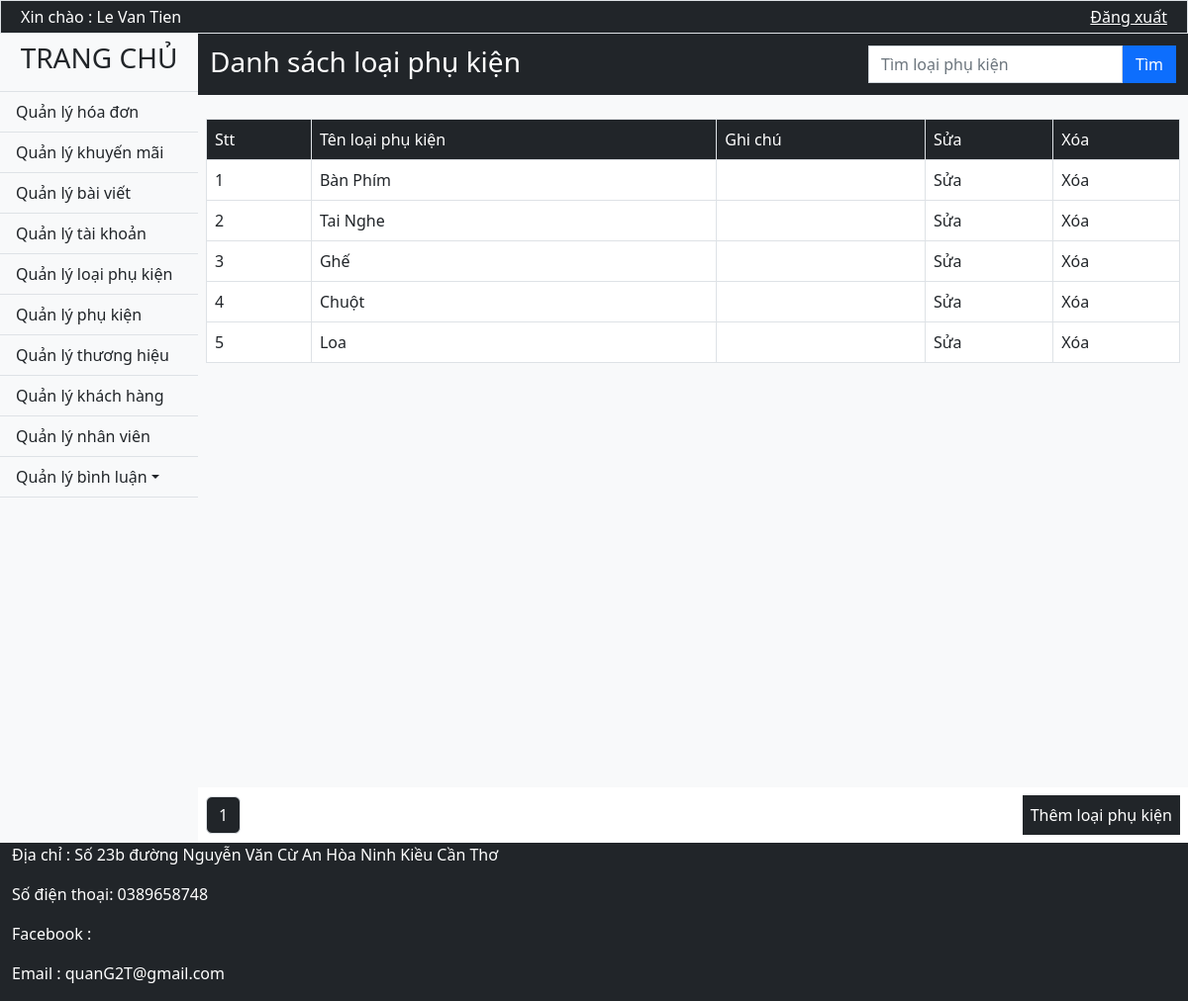
/Category/ (signed in), run on the app's committed database.
### tables this page shows
CREATE TABLE `loaiphukien` (
  `MaLoaiPK` int(11) NOT NULL,
  `TenLoaiPK` varchar(100) NOT NULL,
  `GhiChu` text NOT NULL,
  `TrangThai` char(1) NOT NULL
);

### Mvc/Core/Controller.php (called while the page is built, shortened)
<?php
    class Controller{
        public function Model($model){
            return new $model;
        }
        public function View($view, $data=[]){
            require_once "./Mvc/Views/".$view.".php";
        }
}
?>

### Mvc/Controllers/Category.php (called while the page is built, shortened)
<?php
	class Category extends Controller
	{
		function Show(){
			$this->List_Category(0);
		}
		function List_Category($page){
			$cate = $this->Model('Model_Category');
			$sl = mysqli_num_rows($cate->LayDuLieu('*',"WHERE TrangThai = 'A'"));
			$this->View('Admin',["Page"=>"View_Category",'DSLoaiPhuKien'=>$cate->LayDuLieu('*',"WHERE TrangThai = 'A' ORDER BY MaLoaiPK ASC LIMIT $page,10"),'SL'=>$sl]);
		}
	}
?>

### Mvc/Core/App.php (called while the page is built, shortened)
<?php
	class App{
		protected $action = "Show";
		function  __construct(){
			$arr = $this->UrlProcess();
			if(file_exists("./Mvc/Controllers/".$arr[0].".php")){
				$this->controller = $arr[0];
				unset($arr[0]);
			}
			$this->params = $arr?array_values($arr):[];
			call_user_func_array([new $this->controller, $this->action], $this->params);
		}
		function UrlProcess(){
			if(isset($_GET['url'])){
				return explode("/", filter_var(trim($_GET['url'], "/")));
			}
		}
	}
?>

### index.php (called while the page is built, shortened)
<?php
	$App = new App();
?>

### Mvc/Core/Database.php (called while the page is built, shortened)
<?php
    class Database{
        protected $server = "localhost";
        protected $user = "root";
        protected $pass = "";
        function __construct(){
            $this->con = mysqli_connect($this->server, $this->user, $this->pass);
        }
    }
?>

### Mvc/Models/Model_Category.php (called while the page is built, shortened)
<?php
class Model_Category extends Database{
	function LayDuLieu($select,$where){
		$sql = "SELECT $select FROM loaiphukien $where;" ;
		return mysqli_query($this->con, $sql);
	}
}
?>

### Mvc/Views/Pages/View_Category.php (the view)
<div class="p-1 bg-dark d-flex ">
	<h3 class="text-white pt-2 mx-2">Danh sách loại phụ kiện</h3>
	<form class="d-flex p-2 ms-auto" action="http://localhost/<?php echo link;?>/Category/Search_Category/" method="post">
        <input class="form-control rounded-0" type="text" placeholder="Tìm loại phụ kiện" name="search-cate" required>
        <button class="btn btn-primary rounded-0" type="button " name="bt-search-cate">Tìm</button>
     </form>
</div>
<div class="content p-2 bg-light">
    <table class="table table-hover table-bordered mt-3 bg-white ">
        <thead>
        <tr class="bg-dark text-white">
            <td>Stt</td>
            <td>Tên loại phụ kiện</td>
            <td>Ghi chú</td>
            <td>Sửa</td>
            <td>Xóa</td>
        </tr>
        </thead>
        <tbody>
        <?php
            $stt = 1;
            while ($row = mysqli_fetch_row($data["DSLoaiPhuKien"])) {
        ?>
        <tr>
            <td><?php echo $stt; ?></td>
            <td><?php echo $row[1]; ?></td>
            <td><?php echo $row[2]; ?></td>
            <td><a class="nav-link" href="http://localhost/<?php echo link;?>/Category/Update_Category/<?php echo $row[0] ?>">Sửa</a></td>
            <td><a class="nav-link" href="http://localhost/<?php echo link;?>/Category/Delete_Category/<?php echo $row[0] ?>">Xóa</a></td>
        </tr>
        <?php
                $stt++;
            }
        ?>
        </tbody>
    </table>
</div>
<div class="bg-white p-2 d-flex justify-content-between">
    <ul class="pagination my-auto">
        <?php
            $t = $data["SL"];
            $a = 1;
            for ($i = 0; $i < $t; $i=$i+10) {
        ?>
        <li class="page-item">
            <a class="page-link bg-dark text-white" href="http://localhost/<?php echo link;?>/Category/List_Category/<?php echo $i;?>"><?php echo $a; ?></a>
        </li>
        <?php
                $a++;
            }
        ?>
    </ul>
    <div class="p-2 bg-dark">
        <a href="http://localhost/<?php echo link;?>/Category/Add_Category/" class="text-white nav-link ">Thêm loại phụ kiện</a>
    </div>
</div>

### Public/css/Admin.css (style rules this page uses)
* { margin: 0; padding: 0; box-sizing: border-box; }
body { background-size: cover; background-repeat: no-repeat; background-attachment: fixed; background-position: center; z-index: 0.5; }
.content { min-height: 700px; background-size: cover; background-repeat: no-repeat; background-attachment: fixed; background-position: center; }

### data on the page
loaiphukien: TenLoaiPK "Bàn Phím"
loaiphukien: TenLoaiPK "Tai Nghe"
loaiphukien: TenLoaiPK "Ghế"
loaiphukien: TenLoaiPK "Chuột"
loaiphukien: TenLoaiPK "Loa"

### other printed values
$_SESSION['admin'][1] "Le Van Tien"
